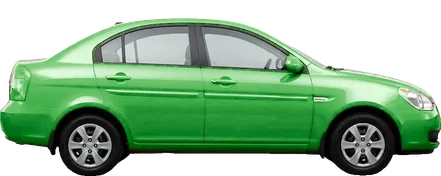
#> input picture test/fixtures/green/haz-21-volha.webp, 441 x 176 px, given in place of haz-21-volha.webp.webp, which was not available
$ python masks.py ../../test/fixtures/green/haz-21-volha.webp
#> lines starting #> are read from the running program, lines starting #| are printed output that depends on the picture; after the words box and inside, x2 and y2 are one past the last pixel; in counts of white or black regions, pixels touching at a corner belong together; pictures that were not available may be replaced by others from this repository, and a replacement may not be noted
### tools/paint/bodymask.py
"""Offline body-mask builder for АВТОДРОП car photos (side view, facing right, transparent bg, wheels on the bottom edge).

Only numpy / scipy / PIL. Steps:
  1. car = alpha > 0.5
  2. wheels: from the bottom silhouette (lowest opaque pixel per column) -> two arcs under the sill -> circle (cx, r)
  3. paint reference: median Lab of the door band (between the wheels, 50-75% of the height)
  4. paint likelihood per pixel: chromatic paint -> hue + chroma distance; neutral paint (black/white/silver) ->
     lightness band + low chroma
  5. exclusions: wheel disks, dark wheel-arch gaps, glass (greenhouse = upper region, dark/low-chroma blobs not
     connected to the body), small specks; manual hints from hints.json (polygons to add / remove, extra tolerances)
  6. clean-up: keep components touching the main body, fill holes smaller than ~0.02% of the car, feather 1 px.
Output: <id>.mask.png (8-bit soft mask, same size as the photo).
"""
import json
import os
import sys

import numpy as np
from PIL import Image, ImageDraw
from scipy import ndimage as ndi

sys.path.insert(0, os.path.dirname(__file__))
from colorlab import rgb2lab  # noqa: E402

HERE = os.path.dirname(os.path.abspath(__file__))


def load(path):
    im = Image.open(path).convert('RGBA')
    a = np.asarray(im).astype(np.float64) / 255
    return a[..., :3], a[..., 3]


def refine_tyre(lab, car, cx, ground, r0):
    """Tyre fit: the circle (touching the ground at cx) whose lower half has dark rubber just inside and no rubber
    just outside. Low cars show only a sliver of the arc under the sill, so the silhouette alone over-sizes them."""
    H, W = car.shape
    L, C = lab[..., 0], np.hypot(lab[..., 1], lab[..., 2])
    dark = car & (L < 32) & (C < 14)
    th = np.linspace(0.08 * np.pi, 0.92 * np.pi, 48)  # lower half (screen y grows downwards)
    best, br = -1, r0
    for r in np.linspace(0.55, 1.25, 36) * r0:
        cy = ground - r
        def at(k):
            x = np.clip(np.round(cx + k * r * np.cos(th)).astype(int), 0, W - 1)
            y = np.clip(np.round(cy + k * r * np.sin(th)).astype(int), 0, H - 1)
            return dark[y, x]
        sc = np.mean(at(0.93) & ~at(1.07)) + 0.5 * np.mean(at(0.93))
        if sc > best + 1e-9:
            best, br = sc, r
    return br, best


def find_wheels(car, lab=None):
    H, W = car.shape
    ys = np.arange(H)[:, None]
    bottom = np.where(car.any(0), (car * ys).max(0), -1)  # lowest opaque row per column
    cols = np.where(bottom >= 0)[0]
    x0, x1 = cols.min(), cols.max()
    mid = bottom[x0 + (x1 - x0) * 2 // 5: x0 + (x1 - x0) * 3 // 5]
    sill = np.median(mid)
    low = bottom > sill + max(3, 0.01 * H)
    lab, n = ndi.label(low)
    runs = []
    for i in range(1, n + 1):
        xs = np.where(lab == i)[0]
        depth = bottom[xs].max() - sill
        runs.append((depth * len(xs), xs))
    runs.sort(key=lambda t: -t[0])
    wheels = []
    for _, xs in runs[:2]:
        yb = bottom[xs]
        ground = yb.max()
        depth = ground - sill
        # contact centre from a low chord (bumpers and skirts that merge into the run sit higher)
        sel = xs[yb >= ground - max(2, 0.12 * depth)]
        cx = (sel.min() + sel.max()) / 2
        # every silhouette point of the tyre arc gives r = (dx^2 + h^2) / 2h for a circle touching the ground at cx.
        # Estimate each side separately from the lower part of the arc and keep the smaller one: a bumper lip or a
        # side skirt next to the wheel only ever makes one side look wider.
        side = []
        for sgn in (-1, 1):
            pts = [x for x in xs if (x - cx) * sgn > 0]
            est = []
            for x in pts:
                h = ground - bottom[x]
                if max(2, 0.08 * depth) <= h <= 0.6 * depth:
                    est.append(((x - cx) ** 2 + h * h) / (2 * h))
            if len(est) >= 3:
                side.append(float(np.median(est)))
        r = min(side) if side else 0.3 * depth
        if lab is not None:
            rt, sc = refine_tyre(lab, car, cx, ground, r)
            if sc > 0.9:  # a clear dark ring; otherwise (black car, white-wall tyres) keep the silhouette estimate
                r = rt
        wheels.append([cx, ground, r])
    wheels.sort()
    # both wheels of a car are about the same size: a much bigger estimate is a skirt/bumper artefact
    if len(wheels) == 2:
        lo = min(w[2] for w in wheels)
        for w in wheels:
            w[2] = min(w[2], lo * 1.08)
    return [(cx, g - r, r) for cx, g, r in wheels], sill


def disk(shape, cx, cy, r):
    yy, xx = np.ogrid[:shape[0], :shape[1]]
    return (xx - cx) ** 2 + (yy - cy) ** 2 <= r * r


# [49 lines left out: functions poly_mask, enclosed_glass, not called in this run]


def build(path, hint=None):
    hint = hint or {}
    rgb, alpha = load(path)
    H, W = alpha.shape
    car = alpha > 0.5
    lab = rgb2lab(rgb)
    L, A, B = lab[..., 0], lab[..., 1], lab[..., 2]
    C = np.hypot(A, B)
    wheels, sill = find_wheels(car, lab)
    if hint.get('wheels'):
        wheels = [tuple(w) for w in hint['wheels']]

    wheel = np.zeros_like(car)
    arch = np.zeros_like(car)
    for cx, cy, r in wheels:
        wheel |= disk(car.shape, cx, cy, r * hint.get('wheel_k', 1.03))
        arch |= disk(car.shape, cx, cy, r * 1.32) & (np.arange(H)[:, None] > cy - r * 1.32)

    # paint reference: door band between the wheels
    (rx, _, rr), (fx, _, fr) = wheels[0], wheels[-1]
    band = np.zeros_like(car)
    y0, y1 = hint.get('ref_band', (0.52, 0.72))
    band[int(y0 * H):int(y1 * H), int(rx + rr * 1.4):int(fx - fr * 1.4)] = True
    band &= car
    ref = np.median(lab[band], 0)
    refC = float(np.hypot(ref[1], ref[2]))
    # dark paints have little Lab chroma even when clearly coloured (dark green Civic): scale the threshold with L
    chromatic = refC > hint.get('chroma_min', max(6, min(14, 0.4 * ref[0])))

    if chromatic:
        hue = np.arctan2(B, A)
        rh = np.arctan2(ref[2], ref[1])
        dh = np.abs((hue - rh + np.pi) % (2 * np.pi) - np.pi)
        # desaturated pixels (reflections, highlights) have a noisy hue: widen the tolerance for them
        tol = np.radians(hint.get('hue_tol', 28)) * (1 + 0.8 * np.clip((refC - C) / refC, 0, 1))
        # paint: hue close and chroma at least ~30% of the reference (shadows/highlights keep some colour)
        like = np.clip(1 - dh / tol, 0, 1) * np.clip((C - hint.get('c_floor', 0.18) * refC) / (0.2 * refC), 0, 1)
        # bright desaturated reflections sitting on the paint (filled later by hole-fill if enclosed)
    else:
        lo, hi = hint.get('l_band', (ref[0] - 35, ref[0] + 30))
        # chroma distance from the reference's a/b (not from grey), so blue-grey and beige-grey paints stay whole
        dab = np.hypot(A - ref[1], B - ref[2])
        like = (np.clip((L - lo) / 6, 0, 1) * np.clip((hi - L) / 6, 0, 1)
                * np.clip((hint.get('neutral_c', 16) - dab) / 6, 0, 1))
    like *= car
    if not chromatic and ref[0] > 30 and hint.get('glass_auto', True):
        # light neutral paint (white, silver, grey): glass is as light and as grey as the paint, but every window is
        # framed by dark seals. Light regions fully enclosed by dark trim in the greenhouse are glass.
        like[enclosed_glass(L, car, ref[0], sill, hint, wheels)] = 0
    if chromatic:
        # the arch lip overlaps the outer tyre ring; rims (may be body-coloured, e.g. Mini) stay excluded
        inner = np.zeros_like(car)
        for cx, cy, r in wheels:
            inner |= disk(car.shape, cx, cy, r * 0.9)
        like[inner | (wheel & (like < 0.8))] = 0
        wheel = inner
    elif ref[0] > 30:
        # light neutral paint: in the outer tyre ring only the dark rubber is excluded, the fender lip stays paint
        inner = np.zeros_like(car)
        for cx, cy, r in wheels:
            inner |= disk(car.shape, cx, cy, r * 0.9)
        like[inner | (wheel & (L < 28))] = 0
        wheel = inner | (wheel & (L < 28))
    else:
        like[wheel] = 0

    # dark wheel-arch gaps (not for dark paint: there the arch lip is paint too)
    if ref[0] > 30:
        like[arch & (L < min(25, ref[0] - 25))] = 0

    m = like > 0.5
    for p in ('remove', 'add'):
        if hint.get(p):
            pm = poly_mask(car.shape, hint[p], W, H) & car & ~wheel
            if p == 'remove':
                m &= ~pm
                like[pm] = 0
            else:
                m |= pm
                like[pm] = 1
    m = ndi.binary_opening(m, iterations=1)
    lbl, n = ndi.label(m)
    if n:
        sizes = ndi.sum(m, lbl, range(1, n + 1))
        big = sizes.max()
        keep = [i + 1 for i, s in enumerate(sizes) if s >= hint.get('min_part', 0.004) * big]
        m = np.isin(lbl, keep)
    # fill small enclosed holes (reflections, specks) but not big ones (windows, badges, handles stay)
    holes = ndi.binary_fill_holes(m) & ~m
    hl, hn = ndi.label(holes)
    if hn:
        hs = ndi.sum(holes, hl, range(1, hn + 1))
        lim = hint.get('hole_max', 0.0006) * car.sum()
        small = [i + 1 for i, s in enumerate(hs) if s <= lim]
        fill = np.isin(hl, small)
        # only fill holes that are not very dark (badges/handles/grilles are dark or chrome-bright)
        m |= fill
    m &= car & ~wheel
    if hint.get('edge'):
        # dark photos: the cut-out's dark fringe along the roofline / upper outline leaves a ragged unpainted rim on
        # light paints. Close the body against the background (radius `edge` px) above `edge_y` (fraction of the
        # height; default: the top of the wheels), so thin gaps between the paint and the silhouette are painted.
        # Windows are not touched: they are bounded by the body, not by the background.
        ey = hint.get('edge_y', min(cy - r for _, cy, r in wheels) / H)
        k = int(hint['edge'])
        st = disk((2 * k + 1, 2 * k + 1), k, k, k)
        pad = np.pad(m | ~car, k + 1, constant_values=True)
        closed = ndi.binary_erosion(ndi.binary_dilation(pad, st), st)[k + 1:-k - 1, k + 1:-k - 1]
        closed &= car & ~wheel & (np.arange(H)[:, None] < ey * H)
        m |= closed
        if hint.get('rim'):
            # a grey matting halo a few px wide along the outline: paint the outer `rim` px wherever paint is near
            rim = hint['rim']
            band = (ndi.distance_transform_edt(car) <= rim) & ndi.binary_dilation(m, iterations=int(rim) + 2)
            m |= band & car & ~wheel & (np.arange(H)[:, None] < ey * H)
    if hint.get('remove'):
        m &= ~poly_mask(car.shape, hint['remove'], W, H)
    # grow 2 px into anti-aliased silhouette edges and dark panel gaps that still look like the paint
    grow = ndi.binary_dilation(m, iterations=2) & ((like > 0.12) | (alpha < 0.97)) & (alpha > 0.05) & ~wheel
    if hint.get('remove'):
        grow &= ~poly_mask(car.shape, hint['remove'], W, H)
    m = m | grow
    if hint.get('smooth'):
        # ragged paint/trim boundaries (noisy threshold on dark photos): majority filter of the hard mask
        m = (ndi.gaussian_filter(m.astype(np.float64), hint['smooth']) > 0.5) & car & ~wheel
        if hint.get('remove'):
            m &= ~poly_mask(car.shape, hint['remove'], W, H)
    soft = np.clip(ndi.gaussian_filter(m.astype(np.float64), 0.7), 0, 1) * (alpha > 0.05)
    if chromatic:
        # colour spill: thin seals, panel gaps and the arch lip carry a tint of the old paint (a red line around a
        # white car). Within 4 px of the body, any pixel with the paint's hue gets recoloured in proportion to it.
        hue = np.arctan2(B, A)
        dh = np.abs((hue - np.arctan2(ref[2], ref[1]) + np.pi) % (2 * np.pi) - np.pi)
        spill = np.clip(1 - dh / np.radians(45), 0, 1) * np.clip((C - 6) / 10, 0, 1)
        near = ndi.binary_dilation(m, iterations=4) & ~wheel
        if hint.get('remove'):
            near &= ~poly_mask(car.shape, hint['remove'], W, H)
        soft = np.maximum(soft, spill * near)
    return dict(rgb=rgb, alpha=alpha, lab=lab, mask=soft, hard=m, wheels=wheels, sill=sill, ref=ref,
                chromatic=chromatic, car=car)


# [11 lines left out: function debug_image, not called in this run]


# [9 lines that do not run on import are left out]

### tools/paint/recolor.py
"""LAB recolour of the body mask: keeps the photo's shading and reflections, changes only the paint.
The game does the same per pixel in public/paint.js (keep the two in step: the review sheets come from this file).

Lightness: the body's own L distribution (p2 / p50 / p98) is remapped onto the target's tone range, so dark creases,
panel shading and reflections keep their order and relative contrast. Chroma: the target's a/b, faded toward neutral in
highlights (specular reflections stay white) and a little in deep shadow. Finishes: gloss (as is), metallic (a bit more
contrast + fine flake noise), matte (highlights flattened, no white speculars).
"""
import numpy as np

from colorlab import hex2lab, lab2rgb


# [5 lines left out: function tone_range, not called in this run]


def body_stats(res):
    """p2/p50/p98 of the body lightness; for crushed-black photos the rows of the studio gradient."""
    L = res['lab'][..., 0]
    hard = res['hard']
    p = np.percentile(L[hard], [2, 50, 98])
    dark = None
    if p[1] < 18:
        ys = np.where(hard.any(1))[0]
        dark = (int(ys.min()), int(ys.max()))
        p = np.percentile(adjusted_L(L, dark)[hard], [2, 50, 98])
    return {'p': p, 'dark': dark}


# [76 lines left out: functions adjusted_L, flake, key_curve, shade_lab, smooth_body, recolor, not called in this run]

### tools/paint/colorlab.py
import numpy as np

# sRGB <-> CIE Lab (D65), arrays in 0..1 (rgb) / standard Lab ranges.
_M = np.array([[0.4124564, 0.3575761, 0.1804375],
               [0.2126729, 0.7151522, 0.0721750],
               [0.0193339, 0.1191920, 0.9503041]])
_MI = np.linalg.inv(_M)
_WP = np.array([0.95047, 1.0, 1.08883])


def _lin(c):
    return np.where(c <= 0.04045, c / 12.92, ((c + 0.055) / 1.055) ** 2.4)


def _gam(c):
    c = np.clip(c, 0, 1)
    return np.where(c <= 0.0031308, c * 12.92, 1.055 * np.power(c, 1 / 2.4) - 0.055)


def rgb2lab(rgb):
    xyz = _lin(rgb) @ _M.T / _WP
    f = np.where(xyz > 216 / 24389, np.cbrt(xyz), (24389 / 27 * xyz + 16) / 116)
    L = 116 * f[..., 1] - 16
    a = 500 * (f[..., 0] - f[..., 1])
    b = 200 * (f[..., 1] - f[..., 2])
    return np.stack([L, a, b], -1)


# [14 lines left out: functions lab2rgb, hex2lab, not called in this run]

### tools/paint/masks.py
"""Paint 2.0 body masks for every car photo:  npm run paint-masks  [-- id ... ] [--sheets DIR]

For each public/cars/<id>.webp this writes public/paint/<id>.png — the body mask (4-bit grey PNG on the photo's own
canvas: 0 = keep the photo, 15 = paint) — and one entry in public/paint/meta.json that the game reads:
  w, h            photo size (a mask is used only when it still matches the photo)
  wheels          [[cx, cy, r], ...]   (liveries are placed from these)
  top, x0, x1     body bounding box
  p               body lightness p2 / p50 / p98 (the recolour maps this range onto the target colour)
  dark            [y0, y1] for photos shot black: the renderer adds a soft studio gradient between these rows
  off             reason — paint is disabled for this car (set by hand in hints.json after looking at the sheets)
Manual fixes per car go to tools/paint/hints.json (see bodymask.py for the keys).
--sheets DIR also writes review contact sheets (photo, mask, three colours per car) to DIR.
With no ids every photo is processed. Only numpy / scipy / pillow are needed.
"""
import hashlib
import json
import os
import sys
from concurrent.futures import ProcessPoolExecutor

import numpy as np
from PIL import Image, ImageDraw, ImageFont

HERE = os.path.dirname(os.path.abspath(__file__))
sys.path.insert(0, HERE)
from bodymask import build, debug_image  # noqa: E402
from recolor import body_stats, recolor  # noqa: E402

ROOT = os.path.dirname(os.path.dirname(HERE))
CARS = os.path.join(ROOT, 'public', 'cars')
OUT = os.path.join(ROOT, 'public', 'paint')
META = os.path.join(OUT, 'meta.json')
HINTS = os.path.join(HERE, 'hints.json')
SHEET_COLOURS = [('#1f4fa8', 'gloss'), ('#eceeef', 'gloss'), ('#f2c300', 'gloss')]


def load_hints():
    return json.load(open(HINTS, encoding='utf-8')) if os.path.exists(HINTS) else {}


def one(args):
    cid, hint, sheets = args
    path = os.path.join(CARS, cid + '.webp')
    try:
        return _one(cid, path, hint, sheets)
    except Exception as e:  # noqa: BLE001 — a photo the detector can't read: paint off for it
        return cid, {'off': f'mask failed: {type(e).__name__}'}, None


def _one(cid, path, hint, sheets):
    res = build(path, hint)
    if res['hard'].sum() < 0.05 * res['car'].sum():
        raise ValueError('body not found')
    q = np.round(res['mask'] * 15).astype(np.uint8)
    # 4-bit grey: 16 levels are plenty for the anti-aliased edge and compress ~2x better than 8-bit
    Image.fromarray(q * 17, 'L').convert('L').save(os.path.join(OUT, cid + '.png'), optimize=True, bits=4)
    ys, xs = np.where(res['hard'])
    st = body_stats(res)
    meta = {'w': int(res['alpha'].shape[1]), 'h': int(res['alpha'].shape[0]),
            'wheels': [[round(float(a), 1), round(float(b), 1), round(float(c), 1)] for a, b, c in res['wheels']],
            'top': int(ys.min()), 'x0': int(xs.min()), 'x1': int(xs.max()),
            'p': [round(float(v), 2) for v in st['p']]}
    if st['dark']:
        meta['dark'] = [int(v) for v in st['dark']]
    if hint and hint.get('off'):
        meta['off'] = hint['off']
    share = float(res['hard'].sum() / max(1, res['car'].sum()))
    meta_share = round(share, 3)
    row = None
    if sheets:
        row = sheet_row(cid, res, meta_share, bool(hint), (hint or {}).get('off'))
    return cid, meta, row


FONT = None
for f in ('/usr/share/fonts/truetype/dejavu/DejaVuSans-Bold.ttf', '/usr/share/fonts/dejavu/DejaVuSans-Bold.ttf'):
    if os.path.exists(f):
        FONT = ImageFont.truetype(f, 15)
TW, TH = 300, 130


# [6 lines left out: function fit, not called in this run]


def rgba(rgb, alpha):
    return Image.fromarray((np.dstack([np.clip(rgb, 0, 1), alpha]) * 255).astype(np.uint8), 'RGBA')


# [11 lines left out: function sheet_row, not called in this run]


def main():
    argv = sys.argv[1:]
    sheets = None
    if '--sheets' in argv:
        i = argv.index('--sheets')
        sheets = argv[i + 1]
        del argv[i:i + 2]
        os.makedirs(sheets, exist_ok=True)
    os.makedirs(OUT, exist_ok=True)
    ids = argv or sorted(f[:-5] for f in os.listdir(CARS) if f.endswith('.webp'))
    # green key cars (public/cars/base/<id>.webp) get their mask and photo from `npm run green-cars`: never here
    key = [c for c in ids if os.path.exists(os.path.join(CARS, 'base', c + '.webp'))]
    if key:
        print('green key base, use npm run green-cars:', ' '.join(key))
        ids = [c for c in ids if c not in key]
    hints = load_hints()
#> (reads tools/paint/hints.json from the repository)
    meta = {}
    if os.path.exists(META):
        old = json.load(open(META, encoding='utf-8')).get('cars', {})
        meta = old if argv else {k: v for k, v in old.items() if v.get('base')}
    rows = []
    with ProcessPoolExecutor(max(1, min(4, os.cpu_count() or 1))) as ex:
        for cid, m, row in ex.map(one, [(c, hints.get(c), bool(sheets)) for c in ids]):
#> in build, `rgb, alpha = load(path)`:
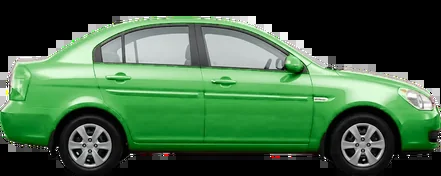
#> rgb: shape (176, 441, 3) float64; mean of channels 0, 1, 2 0.249, 0.39, 0.26; drawn as R, G, B
#> in build, `rgb, alpha = load(path)`:
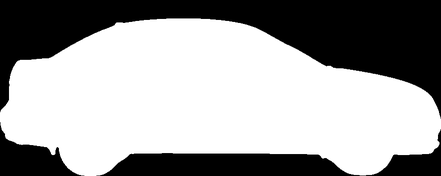
#> alpha: shape (176, 441) float64; min 0, max 1, mean 0.62
#> in build, `car = alpha > 0.5`:
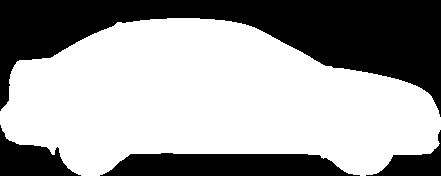
#> car: shape (176, 441) bool; 62.1% white; 4 black regions, box (x1, y1, x2, y2) and area: (0, 0, 441, 117) 21273, (100, 153, 360, 176) 4825, (0, 125, 81, 176) 2040, (366, 130, 441, 176) 1279
#> in find_wheels, `x0, x1 = cols.min(), cols.max()`: x0 = 0; x1 = 440
#> in find_wheels, `sill = np.median(mid)`: sill = 153
#> in find_wheels, `lab, n = ndi.label(low)`: n = 2
#> in refine_tyre, `L, C = lab[..., 0], np.hypot(lab[..., 1], lab[..., 2])`: L = 0
#> in build, `wheels, sill = find_wheels(car, lab)`: wheels = [(90, 142.6, 32.36), (362, 140.4, 34.6)]; sill = 153
#> in build, `(rx, _, rr), (fx, _, fr) = wheels[0], wheels[-1]`: rx = 90; rr = 32.36; fx = 362; fr = 34.6
#> in build, `ref = np.median(lab[band], 0)`: ref = [54.19, -50.49, 40.86]
#> in build, `refC = float(np.hypot(ref[1], ref[2]))`: refC = 64.95
#> in build, `chromatic = refC > hint.get('chroma_min', max(6, min(14, 0.4 * ref[0])))`: chromatic = True
#> in build, `rh = np.arctan2(ref[2], ref[1])`: rh = 2.46
#> in build, `lbl, n = ndi.label(m)`: n = 1
#> in build, `sizes = ndi.sum(m, lbl, range(1, n + 1))`: sizes = [31244]
#> in build, `big = sizes.max()`: big = 31244
#> in build, `keep = [i + 1 for i, s in enumerate(sizes) if s >= hint.get('min_part'..`: keep = [1]
#> in build, `hl, hn = ndi.label(holes)`: hn = 14
#> in build, `hs = ndi.sum(holes, hl, range(1, hn + 1))`: hs = [6674, 15, 1, 2, 6, 14, 24, 15, 8, 1, 6, 1, 1, 22]
#> in build, `lim = hint.get('hole_max', 0.0006) * car.sum()`: lim = 28.92
#> in build, `small = [i + 1 for i, s in enumerate(hs) if s <= lim]`: small = [2, 3, 4, 5, 6, 7, 8, 9, 10, 11, 12, 13, 14]
#> in _one, `res = build(path, hint)`: res = 10 items
#> in body_stats, `p = np.percentile(L[hard], [2, 50, 98])`: p = [21.74, 61.77, 95.28]
#> in _one, `st = body_stats(res)`: st = 2 items
#> in _one, `meta = {'w': int(res['alpha'].shape[1]), 'h': int(res['alpha'].shape[0..`: meta = {'w': 441, 'h': 176, 'wheels': [[90, 142.6, 32.4], [362, 140.4, 34.6]], 'top': 18, 'x0': 0, 'x1': 440, 'p': [21.74, 61.77, 95.28]}
#> in _one, `share = float(res['hard'].sum() / max(1, res['car'].sum()))`: share = 0.667
            meta[cid] = m
            if row is not None:
                rows.append((cid, row))
            print(cid, 'OFF ' + m['off'] if m.get('off') else 'ok', flush=True)
    # drop entries of photos that no longer exist
    meta = {k: meta[k] for k in sorted(meta) if os.path.exists(os.path.join(CARS, k + '.webp'))}
    for k in list(meta):
        if 'w' not in meta[k] and os.path.exists(os.path.join(OUT, k + '.png')):
            os.remove(os.path.join(OUT, k + '.png'))
    ver = hashlib.sha1(json.dumps(meta, sort_keys=True).encode()).hexdigest()[:10]
    with open(META, 'w', encoding='utf-8') as f:
        json.dump({'v': ver, 'cars': meta}, f, ensure_ascii=False, separators=(',', ':'))
    if sheets and rows:
        per = 8
        for n in range(0, len(rows), per):
            part = [r for _, r in rows[n:n + per]]
            Image.fromarray(np.vstack(part)).save(os.path.join(sheets, f'sheet-{n // per + 1:02d}.jpg'), quality=82)
    size = sum(os.path.getsize(os.path.join(OUT, f)) for f in os.listdir(OUT))
    off = [k for k, v in meta.items() if v.get('off')]
    print(f'{len(meta)} cars, paint off for {len(off)}, public/paint = {size / 1024:.0f} KB')


if __name__ == '__main__':
    main()
#> after the loop in main, `for cid, m, row in ex.map(one, [(c, hints.get(c), bool(sheets)) for c ..`: meta = 1 item
#> the loop in main, `for k in list(meta):` made 1 pass
#> in main, `ver = hashlib.sha1(json.dumps(meta, sort_keys=True).encode()).hexdiges..`: ver = '005a5c984c'
#> in main, `off = [k for k, v in meta.items() if v.get('off')]`: off = []
#| 1 cars, paint off for 0, public/paint = 0 KB
